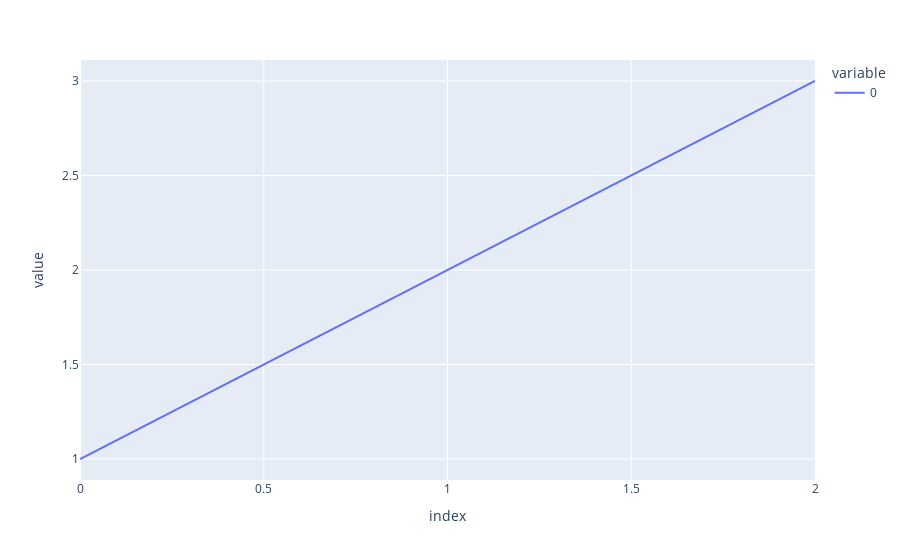

The notebook cell this image was saved under:
### Code cell
pd.options.plotting.backend = 'plotly'
pd.DataFrame([1,2,3]).plot()

### Figure 1 — Plotly figure (JSON) as saved in the notebook; plotly's stock layout.template omitted (floating-point values rounded to 4 significant figures)
{"data": [{"hovertemplate": "variable=0<br>index=%{x}<br>value=%{y}<extra></extra>", "legendgroup": "0", "line": {"color": "#636efa", "dash": "solid"}, "mode": "lines", "name": "0", "orientation": "v", "showlegend": true, "type": "scatter", "x": [0, 1, 2], "xaxis": "x", "y": [1, 2, 3], "yaxis": "y"}], "layout": {"legend": {"title": {"text": "variable"}, "tracegroupgap": 0}, "margin": {"t": 60}, "xaxis": {"anchor": "y", "domain": [0, 1], "title": {"text": "index"}}, "yaxis": {"anchor": "x", "domain": [0, 1], "title": {"text": "value"}}}}
